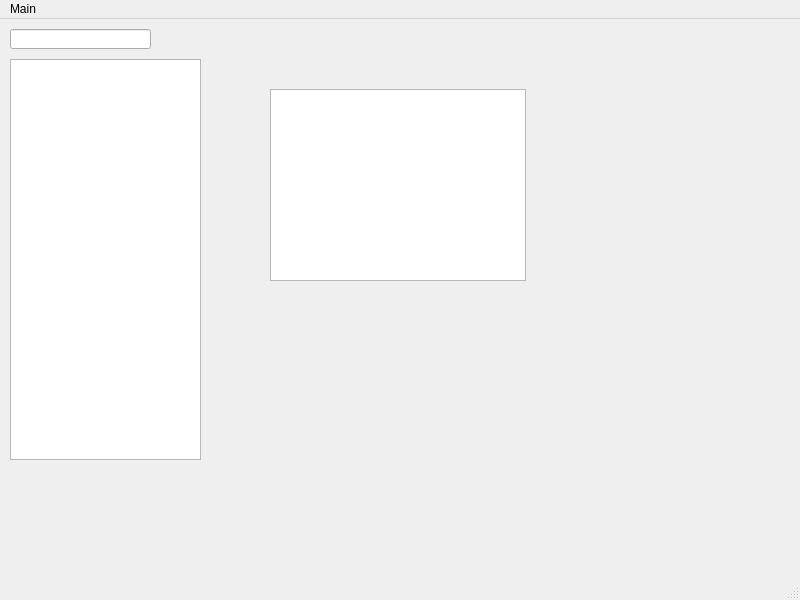
<?xml version="1.0" encoding="UTF-8"?>
<ui version="4.0">
 <class>MainWindow</class>
 <widget class="QMainWindow" name="MainWindow">
  <property name="geometry">
   <rect>
    <x>0</x>
    <y>0</y>
    <width>800</width>
    <height>600</height>
   </rect>
  </property>
  <property name="windowTitle">
   <string>jmesseger</string>
  </property>
  <property name="windowIcon">
   <iconset>
    <normaloff>C:/Users/pripi/Desktop/jm.bmp</normaloff>C:/Users/pripi/Desktop/jm.bmp</iconset>
  </property>
  <widget class="QWidget" name="centralwidget">
   <widget class="QTextEdit" name="textEdit">
    <property name="geometry">
     <rect>
      <x>10</x>
      <y>40</y>
      <width>191</width>
      <height>401</height>
     </rect>
    </property>
    <property name="readOnly">
     <bool>true</bool>
    </property>
   </widget>
   <widget class="QLineEdit" name="lineEdit">
    <property name="geometry">
     <rect>
      <x>10</x>
      <y>10</y>
      <width>141</width>
      <height>20</height>
     </rect>
    </property>
   </widget>
   <widget class="QListView" name="listView">
    <property name="geometry">
     <rect>
      <x>270</x>
      <y>70</y>
      <width>256</width>
      <height>192</height>
     </rect>
    </property>
   </widget>
  </widget>
  <widget class="QMenuBar" name="menubar">
   <property name="geometry">
    <rect>
     <x>0</x>
     <y>0</y>
     <width>800</width>
     <height>21</height>
    </rect>
   </property>
   <widget class="QMenu" name="menumenu">
    <property name="title">
     <string>Main</string>
    </property>
    <addaction name="actionSettings"/>
   </widget>
   <addaction name="menumenu"/>
  </widget>
  <widget class="QStatusBar" name="statusbar"/>
  <action name="actionSettings">
   <property name="text">
    <string>Settings</string>
   </property>
  </action>
 </widget>
 <resources/>
 <connections/>
</ui>
